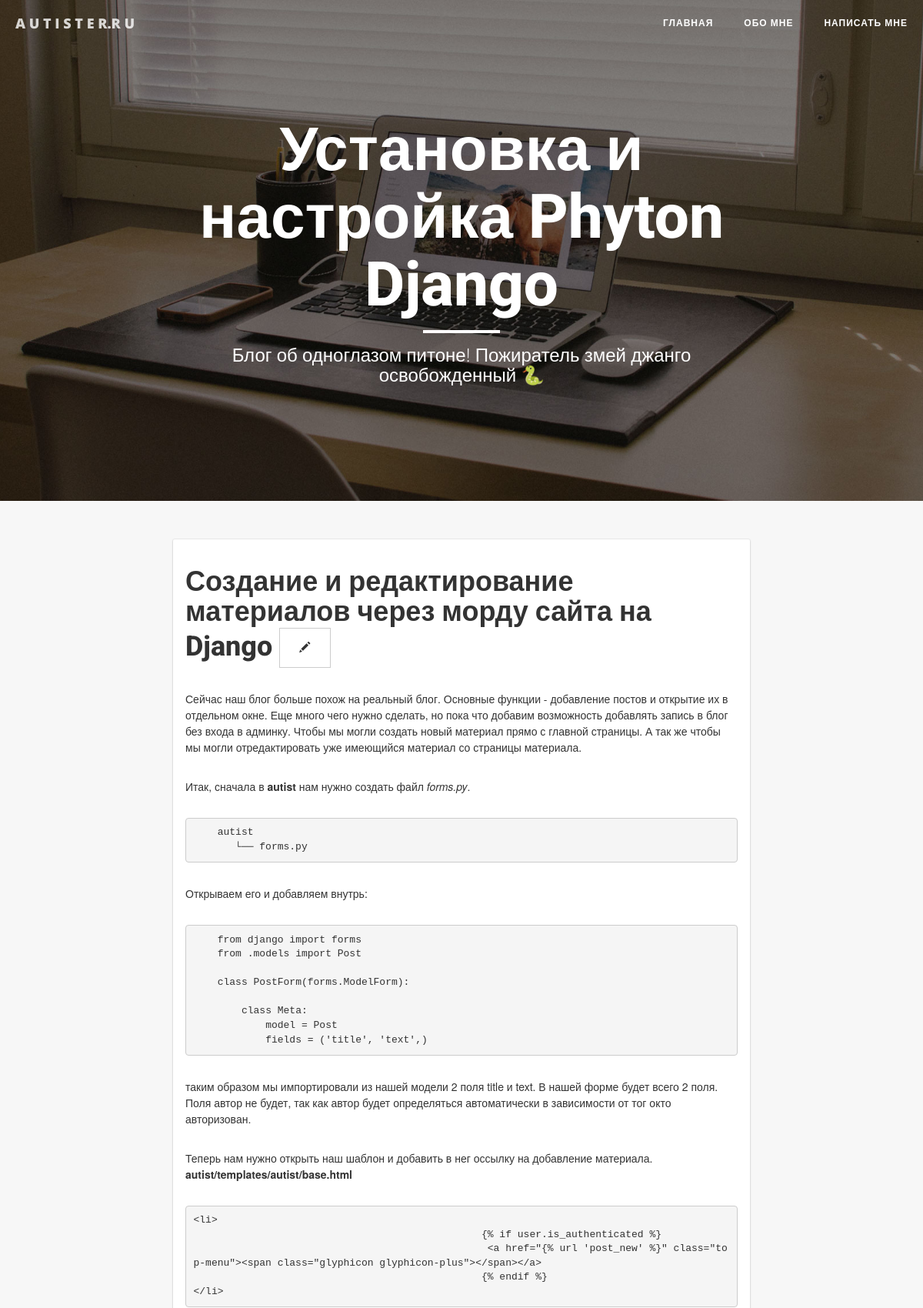
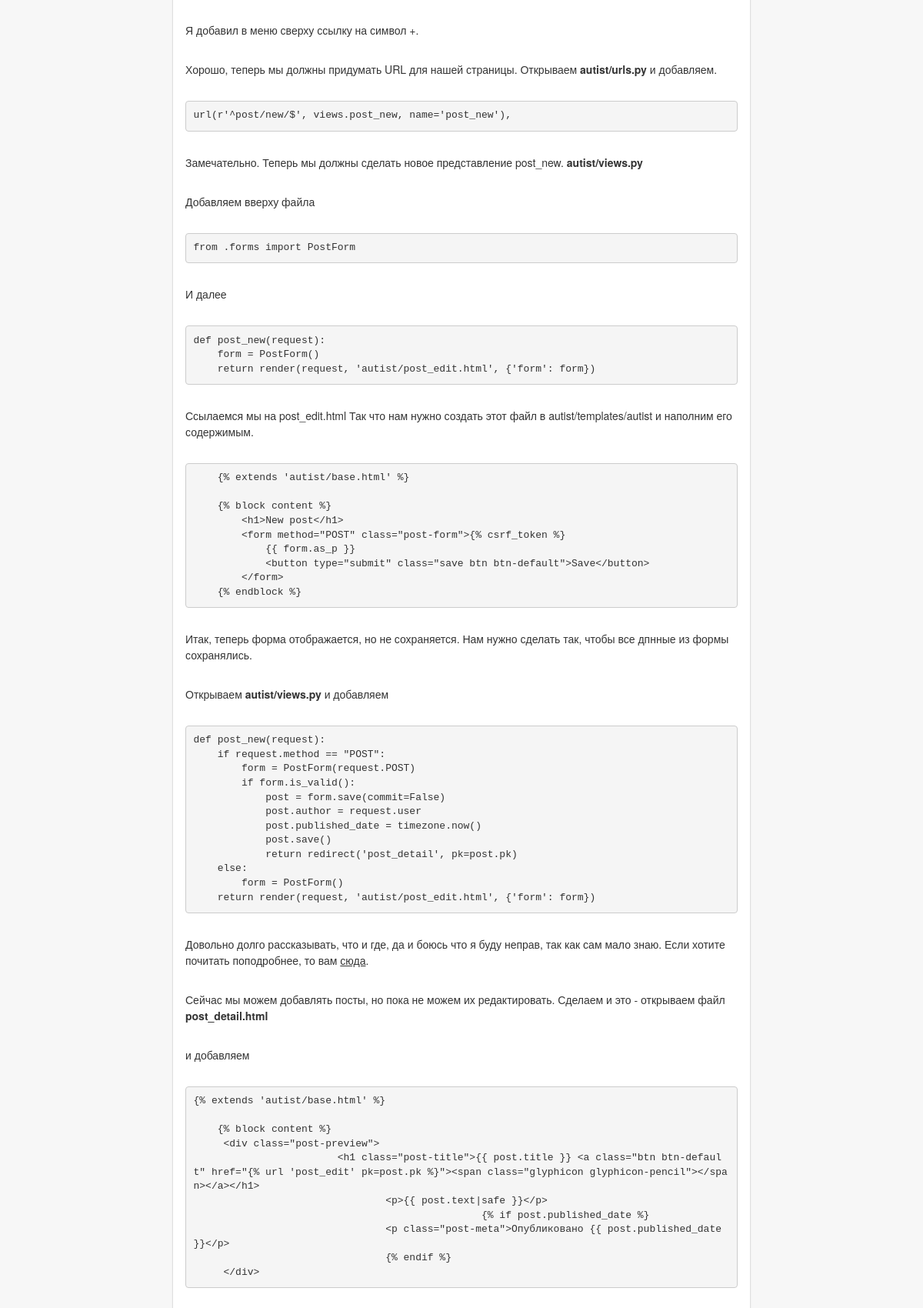
Screenshot of /post/28/ (upper part) with the database file from the repository (2 pictures, top to bottom).
### autist/models.py (models this page shows, shortened)
class Post(models.Model):
    author = models.ForeignKey('auth.User')
    title = models.CharField(max_length=200)
    text = RichTextUploadingField(blank=True, default='')
    created_date = models.DateTimeField(
            default=timezone.now)
    published_date = models.DateTimeField(
            blank=True, null=True)

### autist/views.py (the view)
# urls.py: url(r'^post/(?P<pk>[0-9]+)/$', views.post_detail, name='post_detail'),
def post_detail(request, pk):
    post = get_object_or_404(Post, pk=pk)
    return render(request, 'autist/post_detail.html', {'post': post})

### autist/templates/autist/post_detail.html (shortened to what this page needs)
{% extends 'autist/base.html' %}
    {% block content %}
     <div class="post-preview">
                        <h1 class="post-title">{{ post.title }} <a class="btn btn-default" href="{% url 'post_edit' pk=post.pk %}"><span class="glyphicon glyphicon-pencil"></span></a></h1>
            			<p>{{ post.text|safe }}</p>
     </div>
    {% endblock %}

### autist/static/css/clean-blog.css (style rules this page uses)
body { font-family: "Helvetica Neue", Helvetica, Arial, sans-serif; font-size: 14px; color: #333333; }
p { line-height: 1.5; margin: 30px 0; }
p a { text-decoration: underline; }
h1, h2, h3, h4, h5, h6 { font-family: 'Roboto', sans-serif; font-weight: 800; }
a { color: #333333; }
.btn { font-family: 'Open Sans', 'Helvetica Neue', Helvetica, Arial, sans-serif; text-transform: uppercase; font-size: 14px; font-weight: 800; letter-spacing: 1px; border-radius: 0; padding: 15px 25px; }
body { -webkit-tap-highlight-color: #0085A1; }

### autist/static/css/style.css (style rules this page uses)
.post-preview { display: block; padding: 16px; -webkit-box-shadow: 0 1px 3px 0 rgba(0,0,0,0.16), 0 0 0 1px rgba(0,0,0,0.04); box-shadow: 0 1px 3px 0 rgba(0,0,0,0.16), 0 0 0 1px rgba(0,0,0,0.04); -webkit-transition: box-shadow .3s ease-in-out; transition: box-shadow .3s ease-in-out; background-color: #fff; -webkit-border-radius: 2px; border-radius: 2px; outline: none; margin-bottom: 8px; }
body { background-color: #f7f7f7; }

### rows the page displays
Post: title "Создание и редактирование материалов через морду сайта на Django", text "Сейчас наш блог больше похож на реальный блог. Основные функции - добавление постов и открытие их в отдельном окне. Еще много чего нужно сделать, но пока что добавим возможность добавлять запись в блог без входа в админку. Чтобы мы могли создать новый материал прямо с главной страницы. А так же чтобы мы могли отредактировать уже имеющийся материал со страницы материала. Итак, сначала в autist нам нужно создать файл forms.py . autist └── forms.py Открываем его и добавляем внутрь: from django import forms from .models import Post class PostForm(forms.ModelForm): class Meta: model = Post fields = ('title', 'text',) таким образом мы импортировали из нашей модели 2 поля title и text. В нашей…"
